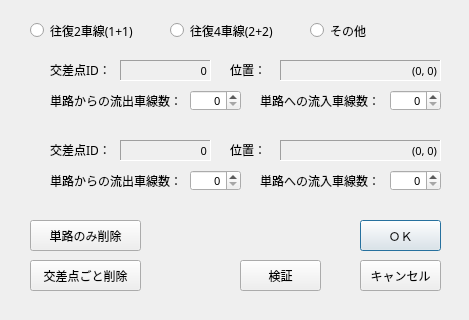
<?xml version="1.0" encoding="UTF-8"?>
<ui version="4.0">
 <class>RoadDialog</class>
 <widget class="QDialog" name="RoadDialog">
  <property name="geometry">
   <rect>
    <x>0</x>
    <y>0</y>
    <width>469</width>
    <height>320</height>
   </rect>
  </property>
  <property name="minimumSize">
   <size>
    <width>469</width>
    <height>320</height>
   </size>
  </property>
  <property name="maximumSize">
   <size>
    <width>469</width>
    <height>320</height>
   </size>
  </property>
  <property name="font">
   <font>
    <family>Sans Serif</family>
   </font>
  </property>
  <property name="windowTitle">
   <string>単路編集画面</string>
  </property>
  <widget class="QLabel" name="labelIntsecId1">
   <property name="geometry">
    <rect>
     <x>120</x>
     <y>60</y>
     <width>91</width>
     <height>21</height>
    </rect>
   </property>
   <property name="font">
    <font>
     <family>Sans Serif</family>
     <pointsize>8</pointsize>
    </font>
   </property>
   <property name="layoutDirection">
    <enum>Qt::LeftToRight</enum>
   </property>
   <property name="frameShape">
    <enum>QFrame::Panel</enum>
   </property>
   <property name="frameShadow">
    <enum>QFrame::Sunken</enum>
   </property>
   <property name="text">
    <string>0</string>
   </property>
   <property name="alignment">
    <set>Qt::AlignRight|Qt::AlignTrailing|Qt::AlignVCenter</set>
   </property>
  </widget>
  <widget class="QPushButton" name="buttonDelete">
   <property name="geometry">
    <rect>
     <x>30</x>
     <y>220</y>
     <width>111</width>
     <height>31</height>
    </rect>
   </property>
   <property name="font">
    <font>
     <family>Monospace</family>
    </font>
   </property>
   <property name="text">
    <string>単路のみ削除</string>
   </property>
  </widget>
  <widget class="QSpinBox" name="spinBoxOut1">
   <property name="geometry">
    <rect>
     <x>190</x>
     <y>90</y>
     <width>51</width>
     <height>21</height>
    </rect>
   </property>
   <property name="font">
    <font>
     <family>Sans Serif</family>
     <pointsize>8</pointsize>
    </font>
   </property>
   <property name="layoutDirection">
    <enum>Qt::LeftToRight</enum>
   </property>
   <property name="alignment">
    <set>Qt::AlignRight|Qt::AlignTrailing|Qt::AlignVCenter</set>
   </property>
   <property name="maximum">
    <number>9</number>
   </property>
  </widget>
  <widget class="QLabel" name="label">
   <property name="geometry">
    <rect>
     <x>50</x>
     <y>90</y>
     <width>141</width>
     <height>21</height>
    </rect>
   </property>
   <property name="text">
    <string>単路からの流出車線数：</string>
   </property>
  </widget>
  <widget class="QPushButton" name="buttonCancel">
   <property name="geometry">
    <rect>
     <x>360</x>
     <y>260</y>
     <width>81</width>
     <height>31</height>
    </rect>
   </property>
   <property name="text">
    <string>キャンセル</string>
   </property>
   <property name="default">
    <bool>false</bool>
   </property>
  </widget>
  <widget class="QLabel" name="label_4">
   <property name="geometry">
    <rect>
     <x>50</x>
     <y>60</y>
     <width>71</width>
     <height>20</height>
    </rect>
   </property>
   <property name="text">
    <string>交差点ID：</string>
   </property>
  </widget>
  <widget class="QPushButton" name="buttonOk">
   <property name="geometry">
    <rect>
     <x>360</x>
     <y>220</y>
     <width>81</width>
     <height>31</height>
    </rect>
   </property>
   <property name="text">
    <string>ＯＫ</string>
   </property>
   <property name="default">
    <bool>true</bool>
   </property>
  </widget>
  <widget class="QLabel" name="labelIntsecIcon1">
   <property name="geometry">
    <rect>
     <x>30</x>
     <y>60</y>
     <width>16</width>
     <height>20</height>
    </rect>
   </property>
   <property name="text">
    <string/>
   </property>
   <property name="pixmap">
    <pixmap resource="map_editor.qrc">:/images/intsec_normal.png</pixmap>
   </property>
  </widget>
  <widget class="QLabel" name="labelIntsecId2">
   <property name="geometry">
    <rect>
     <x>120</x>
     <y>140</y>
     <width>91</width>
     <height>21</height>
    </rect>
   </property>
   <property name="font">
    <font>
     <family>Sans Serif</family>
     <pointsize>8</pointsize>
    </font>
   </property>
   <property name="layoutDirection">
    <enum>Qt::LeftToRight</enum>
   </property>
   <property name="frameShape">
    <enum>QFrame::Panel</enum>
   </property>
   <property name="frameShadow">
    <enum>QFrame::Sunken</enum>
   </property>
   <property name="text">
    <string>0</string>
   </property>
   <property name="alignment">
    <set>Qt::AlignRight|Qt::AlignTrailing|Qt::AlignVCenter</set>
   </property>
  </widget>
  <widget class="QLabel" name="labelIntsecIcon2">
   <property name="geometry">
    <rect>
     <x>30</x>
     <y>140</y>
     <width>16</width>
     <height>20</height>
    </rect>
   </property>
   <property name="text">
    <string/>
   </property>
   <property name="pixmap">
    <pixmap resource="map_editor.qrc">:/images/intsec_normal.png</pixmap>
   </property>
  </widget>
  <widget class="QSpinBox" name="spinBoxIn1">
   <property name="geometry">
    <rect>
     <x>390</x>
     <y>90</y>
     <width>51</width>
     <height>21</height>
    </rect>
   </property>
   <property name="font">
    <font>
     <family>Sans Serif</family>
     <pointsize>8</pointsize>
    </font>
   </property>
   <property name="layoutDirection">
    <enum>Qt::LeftToRight</enum>
   </property>
   <property name="alignment">
    <set>Qt::AlignRight|Qt::AlignTrailing|Qt::AlignVCenter</set>
   </property>
   <property name="maximum">
    <number>9</number>
   </property>
  </widget>
  <widget class="QLabel" name="label_3">
   <property name="geometry">
    <rect>
     <x>260</x>
     <y>90</y>
     <width>131</width>
     <height>21</height>
    </rect>
   </property>
   <property name="text">
    <string>単路への流入車線数：</string>
   </property>
  </widget>
  <widget class="QSpinBox" name="spinBoxOut2">
   <property name="geometry">
    <rect>
     <x>190</x>
     <y>170</y>
     <width>51</width>
     <height>21</height>
    </rect>
   </property>
   <property name="font">
    <font>
     <family>Sans Serif</family>
     <pointsize>8</pointsize>
    </font>
   </property>
   <property name="layoutDirection">
    <enum>Qt::LeftToRight</enum>
   </property>
   <property name="alignment">
    <set>Qt::AlignRight|Qt::AlignTrailing|Qt::AlignVCenter</set>
   </property>
   <property name="maximum">
    <number>9</number>
   </property>
  </widget>
  <widget class="QSpinBox" name="spinBoxIn2">
   <property name="geometry">
    <rect>
     <x>390</x>
     <y>170</y>
     <width>51</width>
     <height>21</height>
    </rect>
   </property>
   <property name="font">
    <font>
     <family>Sans Serif</family>
     <pointsize>8</pointsize>
    </font>
   </property>
   <property name="layoutDirection">
    <enum>Qt::LeftToRight</enum>
   </property>
   <property name="alignment">
    <set>Qt::AlignRight|Qt::AlignTrailing|Qt::AlignVCenter</set>
   </property>
   <property name="maximum">
    <number>9</number>
   </property>
  </widget>
  <widget class="QLabel" name="label_5">
   <property name="geometry">
    <rect>
     <x>230</x>
     <y>60</y>
     <width>51</width>
     <height>20</height>
    </rect>
   </property>
   <property name="text">
    <string>位置：</string>
   </property>
  </widget>
  <widget class="QLabel" name="labelIntsecPos1">
   <property name="geometry">
    <rect>
     <x>280</x>
     <y>60</y>
     <width>161</width>
     <height>21</height>
    </rect>
   </property>
   <property name="font">
    <font>
     <family>Sans Serif</family>
     <pointsize>8</pointsize>
    </font>
   </property>
   <property name="layoutDirection">
    <enum>Qt::LeftToRight</enum>
   </property>
   <property name="frameShape">
    <enum>QFrame::Panel</enum>
   </property>
   <property name="frameShadow">
    <enum>QFrame::Sunken</enum>
   </property>
   <property name="text">
    <string>(0, 0)</string>
   </property>
   <property name="alignment">
    <set>Qt::AlignRight|Qt::AlignTrailing|Qt::AlignVCenter</set>
   </property>
  </widget>
  <widget class="QLabel" name="label_6">
   <property name="geometry">
    <rect>
     <x>50</x>
     <y>140</y>
     <width>71</width>
     <height>20</height>
    </rect>
   </property>
   <property name="text">
    <string>交差点ID：</string>
   </property>
  </widget>
  <widget class="QLabel" name="label_7">
   <property name="geometry">
    <rect>
     <x>230</x>
     <y>140</y>
     <width>51</width>
     <height>20</height>
    </rect>
   </property>
   <property name="text">
    <string>位置：</string>
   </property>
  </widget>
  <widget class="QLabel" name="labelIntsecPos2">
   <property name="geometry">
    <rect>
     <x>280</x>
     <y>140</y>
     <width>161</width>
     <height>21</height>
    </rect>
   </property>
   <property name="font">
    <font>
     <family>Sans Serif</family>
     <pointsize>8</pointsize>
    </font>
   </property>
   <property name="layoutDirection">
    <enum>Qt::LeftToRight</enum>
   </property>
   <property name="frameShape">
    <enum>QFrame::Panel</enum>
   </property>
   <property name="frameShadow">
    <enum>QFrame::Sunken</enum>
   </property>
   <property name="text">
    <string>(0, 0)</string>
   </property>
   <property name="alignment">
    <set>Qt::AlignRight|Qt::AlignTrailing|Qt::AlignVCenter</set>
   </property>
  </widget>
  <widget class="QLabel" name="label_2">
   <property name="geometry">
    <rect>
     <x>50</x>
     <y>170</y>
     <width>141</width>
     <height>21</height>
    </rect>
   </property>
   <property name="text">
    <string>単路からの流出車線数：</string>
   </property>
  </widget>
  <widget class="QLabel" name="label_8">
   <property name="geometry">
    <rect>
     <x>260</x>
     <y>170</y>
     <width>131</width>
     <height>21</height>
    </rect>
   </property>
   <property name="text">
    <string>単路への流入車線数：</string>
   </property>
  </widget>
  <widget class="QPushButton" name="buttonVerify">
   <property name="geometry">
    <rect>
     <x>240</x>
     <y>260</y>
     <width>81</width>
     <height>31</height>
    </rect>
   </property>
   <property name="font">
    <font>
     <family>Monospace</family>
    </font>
   </property>
   <property name="text">
    <string>検証</string>
   </property>
  </widget>
  <widget class="QRadioButton" name="radioLane2">
   <property name="geometry">
    <rect>
     <x>30</x>
     <y>20</y>
     <width>131</width>
     <height>21</height>
    </rect>
   </property>
   <property name="text">
    <string>往復2車線(1+1)</string>
   </property>
  </widget>
  <widget class="QRadioButton" name="radioLane4">
   <property name="geometry">
    <rect>
     <x>170</x>
     <y>20</y>
     <width>131</width>
     <height>21</height>
    </rect>
   </property>
   <property name="text">
    <string>往復4車線(2+2)</string>
   </property>
  </widget>
  <widget class="QRadioButton" name="radioLaneOther">
   <property name="geometry">
    <rect>
     <x>310</x>
     <y>20</y>
     <width>91</width>
     <height>21</height>
    </rect>
   </property>
   <property name="text">
    <string>その他</string>
   </property>
  </widget>
  <widget class="QLabel" name="label_9">
   <property name="geometry">
    <rect>
     <x>240</x>
     <y>110</y>
     <width>31</width>
     <height>31</height>
    </rect>
   </property>
   <property name="text">
    <string/>
   </property>
   <property name="pixmap">
    <pixmap resource="map_editor.qrc">:/images/road_dir.png</pixmap>
   </property>
   <property name="alignment">
    <set>Qt::AlignCenter</set>
   </property>
  </widget>
  <widget class="QPushButton" name="buttonDelIntsec">
   <property name="geometry">
    <rect>
     <x>30</x>
     <y>260</y>
     <width>111</width>
     <height>31</height>
    </rect>
   </property>
   <property name="text">
    <string>交差点ごと削除</string>
   </property>
  </widget>
 </widget>
 <tabstops>
  <tabstop>buttonCancel</tabstop>
  <tabstop>radioLane2</tabstop>
  <tabstop>radioLane4</tabstop>
  <tabstop>radioLaneOther</tabstop>
  <tabstop>spinBoxOut1</tabstop>
  <tabstop>spinBoxIn1</tabstop>
  <tabstop>spinBoxOut2</tabstop>
  <tabstop>spinBoxIn2</tabstop>
  <tabstop>buttonDelete</tabstop>
  <tabstop>buttonDelIntsec</tabstop>
  <tabstop>buttonVerify</tabstop>
  <tabstop>buttonOk</tabstop>
 </tabstops>
 <resources>
  <include location="map_editor.qrc"/>
 </resources>
 <connections/>
</ui>
